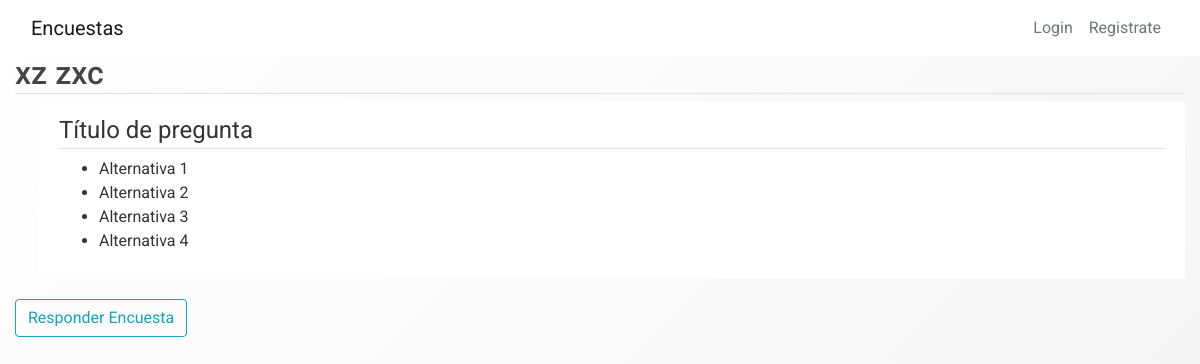
/encuesta/1, run on the app's committed database.
### encuestas/models.py (models this page shows)
class Encuesta(db.Model):
    id = db.Column(db.Integer, primary_key = True)
    title = db.Column(db.String(100),nullable = False)
    description = db.Column(db.String(1000), nullable = False)
    image_file = db.Column(db.String(20), nullable=False, default='default.jpg')
    date_created = db.Column(db.DateTime, nullable = False, default = datetime.utcnow)
    date_posted = db.Column(db.DateTime, default = datetime.utcnow)
    user_id = db.Column(db.Integer, db.ForeignKey('user.id'),nullable = False)
    preguntas = db.relationship('Pregunta', backref = 'content', lazy = True)
    estado =  db.Column(db.String(100), default = "creada")
    categoria = db.Column(db.String(100),default = "Categoría" , nullable=False)

class Pregunta(db.Model):
    id = db.Column(db.Integer, primary_key = True)
    title = db.Column(db.String(100), nullable = False)
    encuesta_id = db.Column(db.Integer, db.ForeignKey('encuesta.id'), nullable = False)
    items = db.relationship('Item', backref = 'options', lazy = True)

class Item(db.Model):
    id = db.Column(db.Integer, primary_key = True)
    description = db.Column(db.String(1000), nullable = False)
    pregunta_id = db.Column(db.Integer, db.ForeignKey('pregunta.id'), nullable = False)

### encuestas/routes.py (the view, shortened to what this page needs)
@app.route("/encuesta/<int:encuesta_id>", methods=['GET', 'POST'])
def encuesta(encuesta_id):
    encuesta = Encuesta.query.get_or_404(encuesta_id)
    preguntas = Pregunta.query.filter_by(encuesta_id = encuesta_id)
    id_preguntas = []
    for preg in preguntas:
        id_preguntas.append(preg.id)
    items = Item.query.filter(Item.pregunta_id.in_(id_preguntas))
    boton_editar = False
    boton_respuestas = False
    return render_template('encuesta.html',
        title= 'Encuesta',
        encuesta = encuesta,
        preguntas = preguntas,
        items = items,
        boton_editar = boton_editar,
        boton_respuestas = boton_respuestas
    )

### encuestas/templates/encuesta.html (shortened to what this page needs)
{% extends "layout.html" %} {% block content %}
<h2 class="border-bottom mb-2">{{ encuesta.title}}</h2>
{%for pregunta in preguntas%}
<div class="content-section ml-4">
    <fieldset class="form-group mb-0">
        <legend class="border-bottom">{{pregunta.title}}</legend>
    </fieldset>
    <ul>
        {%for item in items%} {%if pregunta.id == item.pregunta_id%}
        <li>{{item.description}}</li>
        {%endif%} {%endfor%}
    </ul>
</div>
{%endfor%}
{%if encuesta.estado == "publicada"%}
<a class="btn btn-outline-info"
   href="{{ url_for('responder_encuesta', encuesta_id=encuesta.id) }}">Responder Encuesta</a>
{%endif%}
{% endblock content %}

### encuestas/static/main.css (style rules this page uses)
body { font-family: "Roboto", sans-serif; font-weight: 400; background: #fafafa; color: #333; margin-top: 3.4rem; box-sizing: border-box; }
h1, h2, h3, h4, h5, h6 { color: #444444; }
.content-section { background: #ffffff; padding: 10px 20px; border-radius: 3px; margin-bottom: 20px; }
html, body { width: 100%; height: 100%; }
body { background: linear-gradient(-45deg, #ffffff, #e4e4e4, #ffffff); background-size: 400% 400%; animation: gradient 15s ease; }

### data on the page
Encuesta: title "xz zxc"
Pregunta: title "Título de pregunta"
Item: description "Alternativa 1"
Item: description "Alternativa 2"
Item: description "Alternativa 3"
Item: description "Alternativa 4"
